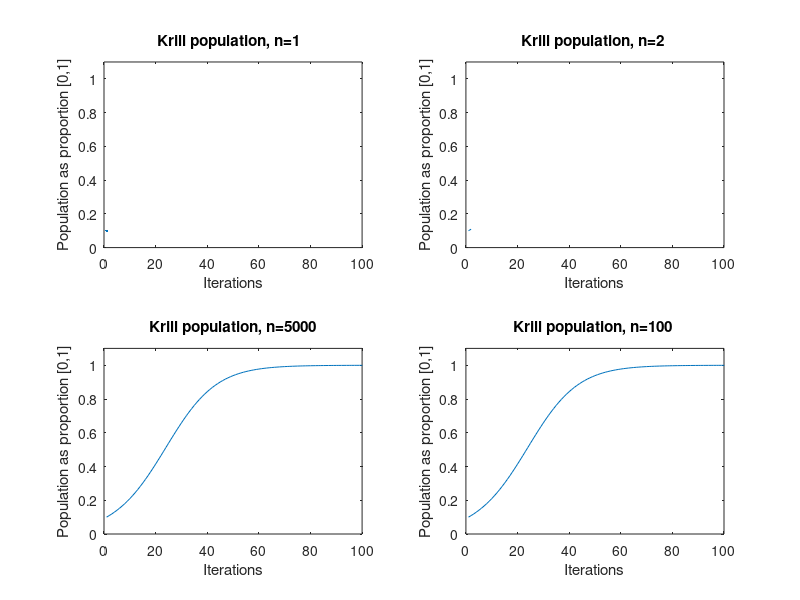

This figure's MATLAB source:
%n=1
k(1)=0.1;
r(1)=0.1;
ni=1;
for n=2:1
	k(n)=k(n-1)+r(1)*k(n-1)*(1-k(n-1));
end
subplot(221), plot(k)
title(['Krill population, n=1  '])
    xlabel('Iterations');
    ylabel('Population as proportion [0,1]');
    xlim([0 100])
    ylim([0 1.1])
hold on


%n=2%
for n=2:2
    k(n)=k(n-1)+r(1)*k(n-1)*(1-k(n-1));
end
subplot(222),plot(k)
title(['Krill population, n=2 '])
    xlabel('Iterations');
    ylabel('Population as proportion [0,1]');
    xlim([0 100])
    ylim([0 1.1])
hold on


k(1)=0.1;
r(1)=0.1;
ni=1;
for n=2:5000
    k(n)=k(n-1)+r(1)*k(n-1)*(1-k(n-1));
end
subplot(223),plot(k)
title(['Krill population, n=5000'])
    xlabel('Iterations');
    ylabel('Population as proportion [0,1]');
    xlim([0 100])
    ylim([0 1.1])
hold on

%n=100%
for n=2:100
    k(n)=k(n-1)+r(1)*k(n-1)*(1-k(n-1));
end
subplot(224),plot(k)
title(['Krill population, n=100 '])
    xlabel('Iterations');
    ylabel('Population as proportion [0,1]');
    xlim([0 100])
    ylim([0 1.1])
hold on





